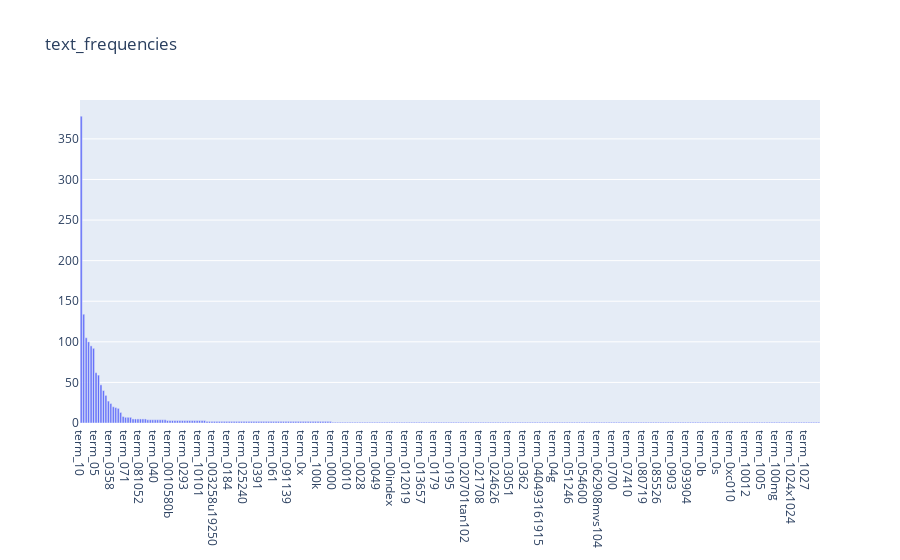

Notebook code for this chart:
### Markdown cell above
### >>> **Exercise 15 (take home):** 
Additionally, you can attempt to sort the terms on the `x-axis` by frequency instead of in alphabetical order. This way the visualization is more meaninfgul and you will be able to observe the so called [long tail](https://en.wikipedia.org/wiki/Long_tail) (get familiar with this term since it will appear a lot in data mining and other statistics courses). see picture below

![alt txt](https://upload.wikimedia.org/wikipedia/commons/thumb/8/8a/Long_tail.svg/1000px-Long_tail.svg.png)

### Code cell
# Answer here
A = X_counts[:,:].toarray()

x=["term_"+str(i) for i in count_vect.get_feature_names()[:300]]
term_freq =np.sum(A,axis=0)[:300]
sort_index = sorted(range(len(term_freq)), key=lambda k: term_freq[k],reverse=True)
presented_x = []
term_freq = np.flip(np.sort(term_freq))

for i in sort_index:
    presented_x.append(x[i])
presented_y = term_freq
    
fig = go.Figure(go.Bar(x=presented_x, y=presented_y, name='text_frequencies'))

fig.update_layout(title='text_frequencies',barmode='group')
fig.show()

### Figure 1 — Plotly figure (JSON) as saved in the notebook; plotly's stock layout.template omitted (floating-point values rounded to 4 significant figures; data arrays with more than 128 entries replaced by an {"elided": "..."} marker saying what was removed)
{"data": [{"name": "text_frequencies", "type": "bar", "x": {"elided": "300 str values"}, "y": {"elided": "300 int values"}}], "layout": {"barmode": "group", "title": {"text": "text_frequencies"}}}
